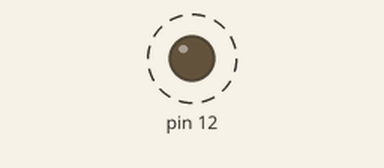
Recording of a sketch running on a simulated Arduino Uno, built with avr-gcc and run on an emulated ATmega328P. Parts: output pins drawn as LEDs (lit = HIGH). Dashed ring = blinking.

Above: at 0.5 s.
Timing chart, 0 to 4.6 s (numbered marks = the images above):
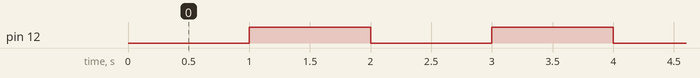

The sketch:

Ativar_motor_ou_motor_de_redu__o_com_m_dulo_Rel_.ino
```cpp
// Ativar motor/motor de redução com módulo Relé

void setup()
{
  pinMode(12, OUTPUT);
}

void loop()
{
  // liga o relé
  digitalWrite(12, LOW);
  delay(1000); // espera 1 segundo
  // desliga o relé
  digitalWrite(12, HIGH);
  delay(1000); // espera 1 segundo
}
```

Measured:
- by itself, pin 12: alternates HIGH for 1.0 s and LOW for 1.0 s
